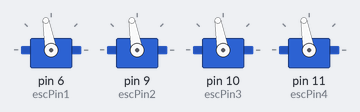
A sketch run on a simulated Arduino Uno, built with avr-gcc and run on an emulated ATmega328P. Parts: 4 × servo.

Above: at 0.1 s.
At 10.1 s:
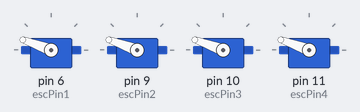
Timing chart, 0 to 11.6 s (numbered marks = the images above):
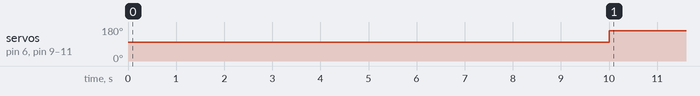

The sketch:

droneTry.ino
```cpp
#include <Servo.h>

Servo esc1;
Servo esc2;
Servo esc3;
Servo esc4;
int escPin1 = 6;
int escPin2 = 9;
int escPin3 = 10;
int escPin4 = 11;
int minPulseRate        = 1000;
int maxPulseRate        = 2000;
int throttleChangeDelay = 50;

void setup() {
  //Serial.setTimeout(500);
  initEscs();
}
void loop() {
}
void writeTo4Escs(int throttle) {
  esc1.write(throttle);
  esc2.write(throttle);
  esc3.write(throttle);
  esc4.write(throttle);
}
void initEscs() {
  esc1.attach(escPin1, minPulseRate, maxPulseRate);
  esc2.attach(escPin2, minPulseRate, maxPulseRate);
  esc3.attach(escPin3, minPulseRate, maxPulseRate);
  esc4.attach(escPin4, minPulseRate, maxPulseRate);
  writeTo4Escs(0);
  writeTo4Escs(100);
  delay(10000);
  writeTo4Escs(160);
}
```

Measured:
- by itself, servo on pin 6 (escPin1), servo on pin 9 (escPin2), servo on pin 10 (escPin3), servo on pin 11 (escPin4): 100° → 160° at 10.0 s
